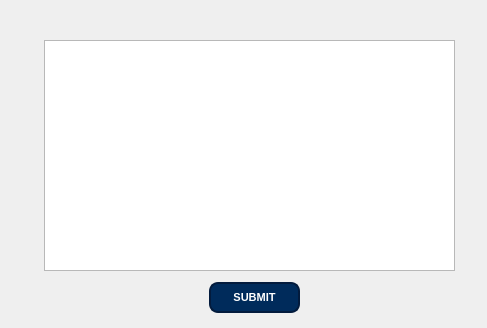
<?xml version="1.0" encoding="UTF-8"?>
<ui version="4.0">
 <class>Form</class>
 <widget class="QWidget" name="Form">
  <property name="geometry">
   <rect>
    <x>0</x>
    <y>0</y>
    <width>487</width>
    <height>328</height>
   </rect>
  </property>
  <property name="windowTitle">
   <string>Form</string>
  </property>
  <widget class="QWidget" name="widget" native="true">
   <property name="geometry">
    <rect>
     <x>-1</x>
     <y>-1</y>
     <width>491</width>
     <height>331</height>
    </rect>
   </property>
   <property name="styleSheet">
    <string notr="true">QWidget {
    background-color: qlineargradient(
        spread:pad,
        x1:0, y1:0, x2:1, y2:1,
        stop:0 #ffffff,
        stop:0.4 #cbf7ff,
        stop:1 #a6ecf7
    );
}</string>
   </property>
   <widget class="QTableView" name="reportTableView">
    <property name="geometry">
     <rect>
      <x>45</x>
      <y>41</y>
      <width>411</width>
      <height>231</height>
     </rect>
    </property>
    <property name="styleSheet">
     <string notr="true"/>
    </property>
   </widget>
   <widget class="QPushButton" name="submitPushButton">
    <property name="geometry">
     <rect>
      <x>210</x>
      <y>283</y>
      <width>91</width>
      <height>31</height>
     </rect>
    </property>
    <property name="styleSheet">
     <string notr="true">#submitPushButton {
    background-color: #002B5B;    /* Very light cyan tint */
    border: 2px solid #031b3d;                  /* Deep navy border */
    border-radius: 9px;
    color: #FFFFFF;
    font-weight: 500;
    font-size: 11px;                            /* Smaller text */
    padding: 4px 10px;
}

#donebutton:hover {
    background-color: rgba(0, 255, 255, 60);    /* Subtle cyan highlight */
    border: 2px solid #00ffff;                  /* Cyan glow */
}

#donebutton:pressed {
    background-color: rgba(0, 255, 255, 90);    /* Slightly stronger color */
}
</string>
    </property>
    <property name="text">
     <string>SUBMIT</string>
    </property>
   </widget>
  </widget>
 </widget>
 <resources/>
 <connections/>
</ui>
